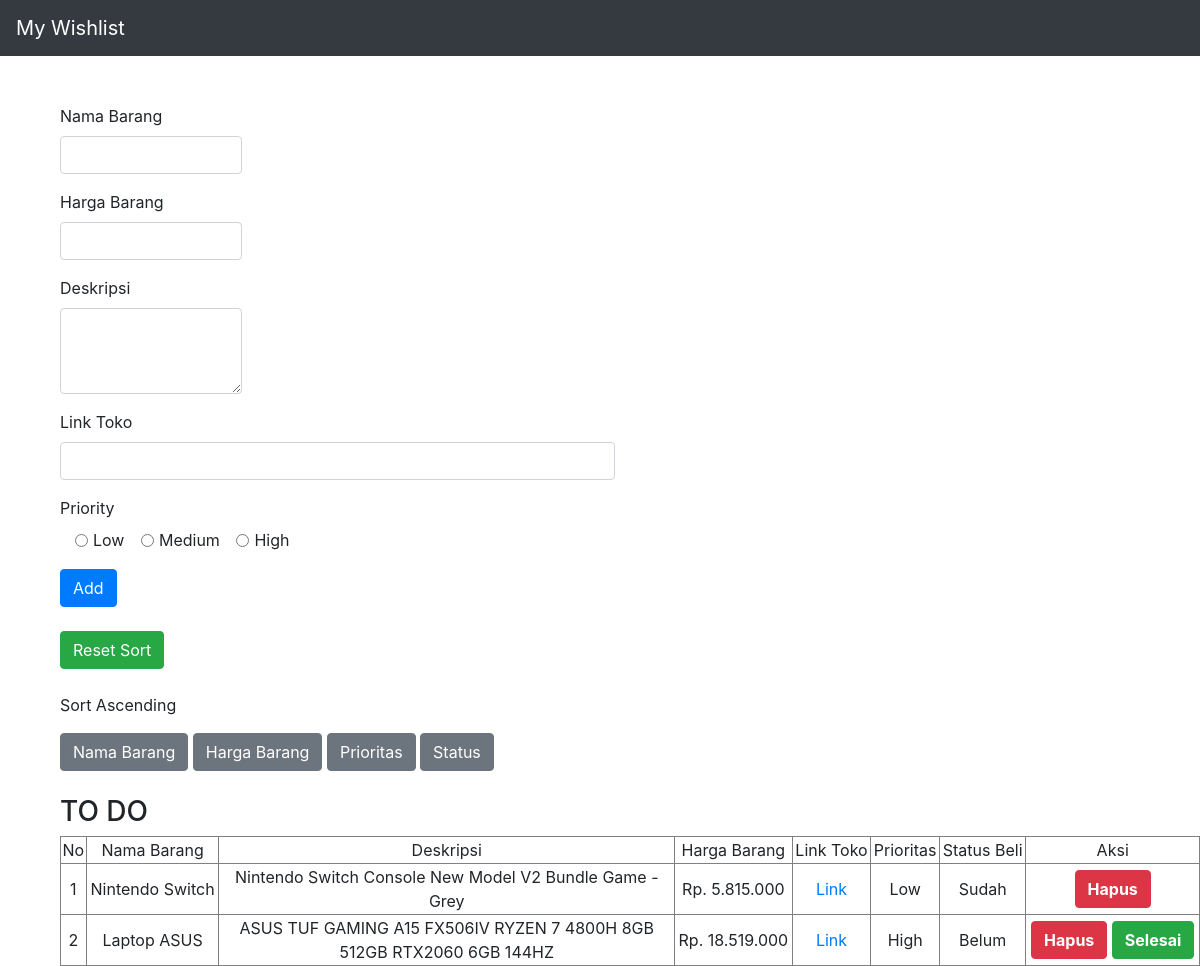
The page / on the database its author committed.
### tables this page shows
CREATE TABLE `tb_wishlist` (
  `id` int(11) NOT NULL,
  `nama_barang` varchar(100) NOT NULL,
  `harga` int(11) NOT NULL,
  `description` varchar(255) NOT NULL,
  `link` varchar(255) NOT NULL,
  `priority` varchar(10) NOT NULL,
  `status_beli` enum('Belum','Sudah') NOT NULL
);

### conf.php (called while the page is built)
<?php
$db_host = "localhost";
$db_user = "root";
$db_password = "";
$db_name = "tp4pbo2021";
?>

### includes/DB.class.php (called while the page is built, shortened)
<?php
class DB {
	var $db_host = '';
	var $db_user = '';
	var $db_password = '';
	var $db_name = '';
	var $db_link = '';
	var $result = 0;
	function DB($db_host='', $db_user='', $db_password='', $db_name=''){
		$this->db_host = $db_host;
		$this->db_user = $db_user;
		$this->db_password = $db_password;
		$this->db_name = $db_name;
	}
	function open(){
		$this->db_link = mysqli_connect($this->db_host, $this->db_user, $this->db_password, $this->db_name);
	}
	function execute($query=""){
		if (!$this->result = mysqli_query($this->db_link, $query)) {
			echo mysqli_error($this->db_link);
		}
		return $this->result;
	}
	function getResult(){
		return mysqli_fetch_array($this->result);
	}
}
?>

### includes/Wishlist.class.php (called while the page is built, shortened)
<?php
class Wishlist extends DB{
	function getTask($sort = ''){
		if (!$sort) {
			$query = "SELECT * FROM tb_wishlist";
		} else {
			$query = "SELECT * FROM tb_wishlist ORDER BY $sort";
		}
		return $this->execute($query);
	}
}
?>

### index.php (the view, shortened to what this page needs)
<?php
include("conf.php");
include("includes/Template.class.php");
include("includes/DB.class.php");
include("includes/Wishlist.class.php");
$otask = new Wishlist($db_host, $db_user, $db_password, $db_name);
$otask->open();
if (isset($_POST['reset_sort'])) {
	$otask->getTask();
} else if (isset($_POST['nama'])) {
	$otask->getTask("nama_barang");
} else if (isset($_POST['harga'])) {
	$otask->getTask("harga");
} else if (isset($_POST['priority'])) {
	$otask->getTask("priority");
} else if (isset($_POST['status'])) {
	$otask->getTask("status_beli");
} else {
	$otask->getTask();
}
$data = null;
$no = 1;
while (list($id, $nama, $harga, $deskripsi, $link, $priority, $status) = $otask->getResult()) {
	if($status == "Sudah"){
		$data .= "<tr>
		<td>" . $no . "</td>
		<td>" . $nama . "</td>
		<td>" . $deskripsi . "</td>
		<td>" . "Rp. " . number_format($harga, 0, ',', '.') . "</td>
		<td><a target='_blank' href=" . "'$link'" . ">Link</a></td>
		<td>" . $priority . "</td>
		<td>" . $status . "</td>
		<td>
		<button class='btn btn-danger'><a href='index.php?id_hapus=" . $id . "' style='color: white; font-weight: bold;'>Hapus</a></button>
		</td>
		</tr>";
		$no++;
	}
	else{
		$data .= "<tr>
		<td>" . $no . "</td>
		<td>" . $nama . "</td>
		<td>" . $deskripsi . "</td>
		<td>" . "Rp. " . number_format($harga, 0, ',', '.') . "</td>
		<td><a target='_blank' href=" . "'$link'" . ">Link</a></td>
		<td>" . $priority . "</td>
		<td>" . $status . "</td>
		<td>
		<button class='btn btn-danger'><a href='index.php?id_hapus=" . $id . "' style='color: white; font-weight: bold;'>Hapus</a></button>
		<button class='btn btn-success' ><a href='index.php?id_status=" . $id .  "' style='color: white; font-weight: bold;'>Selesai</a></button>
		</td>
		</tr>";
		$no++;
	}
}

### includes/Template.class.php (shortened to what this page needs)
<?php
class Template{
	var $content = '';
	function Template($filename = ''){
		$this->content = implode('', @file($filename));
	}
	function clear(){
		$this->content = preg_replace("/DATA_[A-Z|_|0-9]+/", "", $this->content);
	}
	function write(){
		print $this->content;
	}
	function replace($old = '', $new = ''){
		if(is_int($new)){
			$value = sprintf("%d", $new);
		}elseif(is_float($new)){
			$value = sprintf("%f", $new);
		}elseif(is_array($new)){
			$value = '';
			foreach( $new as $item){
				$value .= $item. '';
			}
		}else{
			$value = $new;
		}
		$this->content = preg_replace("/$old/",  $value, $this->content);
	}
}
 ?>

### rows shown on the page
tb_wishlist: nama_barang "Nintendo Switch", description "Nintendo Switch Console New Model V2 Bundle Game - Grey", harga "5.815.000", priority "Low", status_beli "Sudah"
tb_wishlist: nama_barang "Laptop ASUS", description "ASUS TUF GAMING A15 FX506IV RYZEN 7 4800H 8GB 512GB RTX2060 6GB 144HZ", harga "18.519.000", priority "High", status_beli "Belum"
